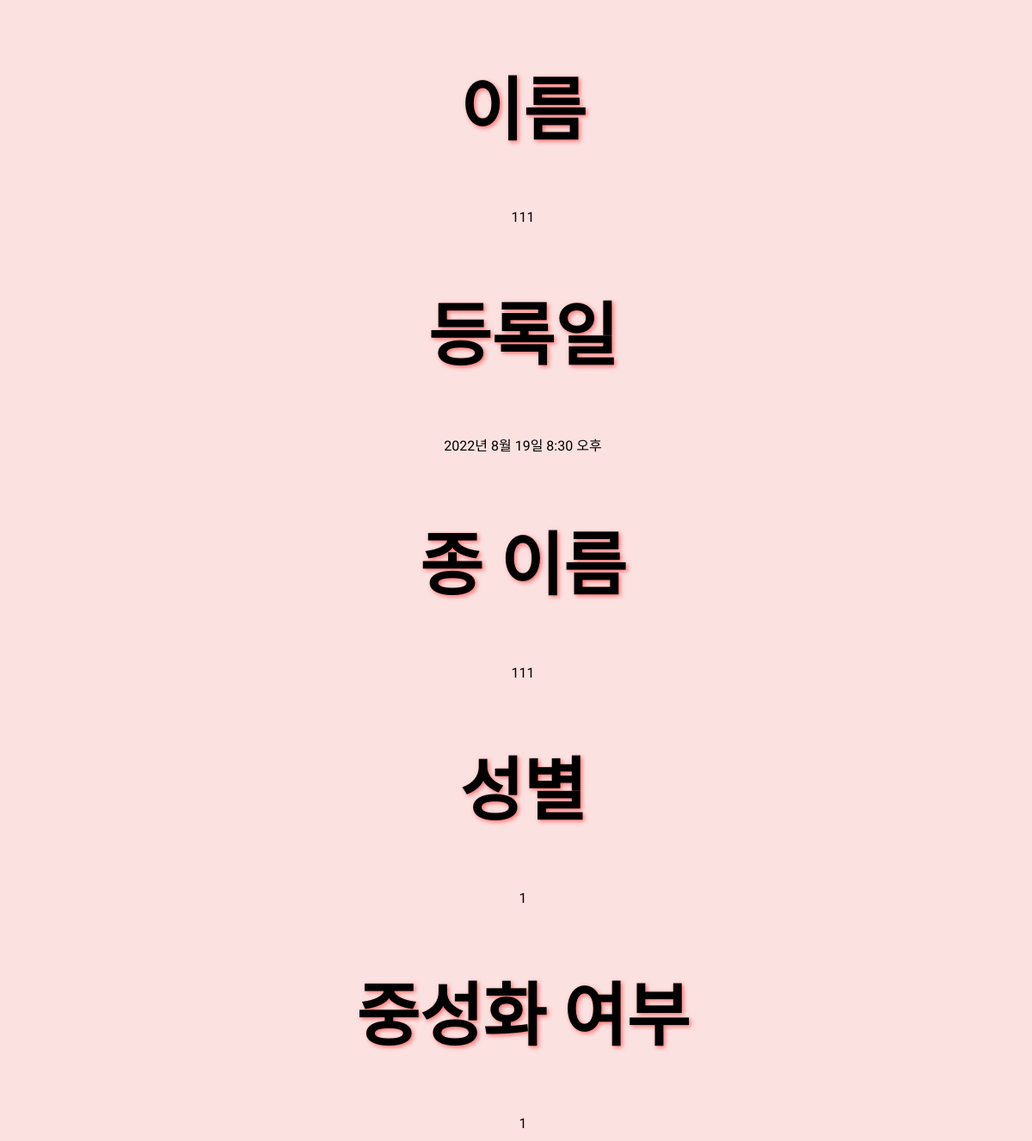
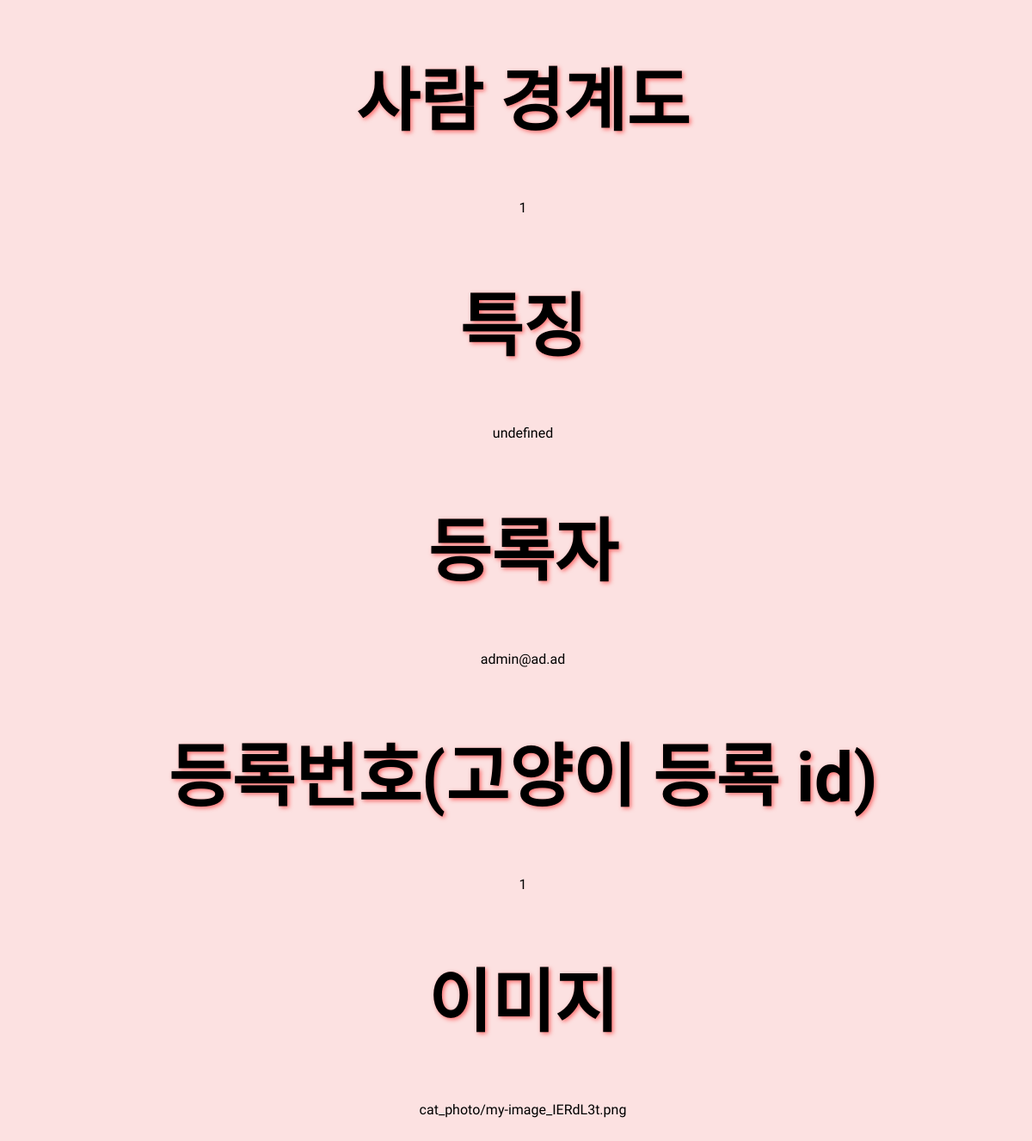
Before: /detail/1/ with the older database file (2 pictures, top to bottom).
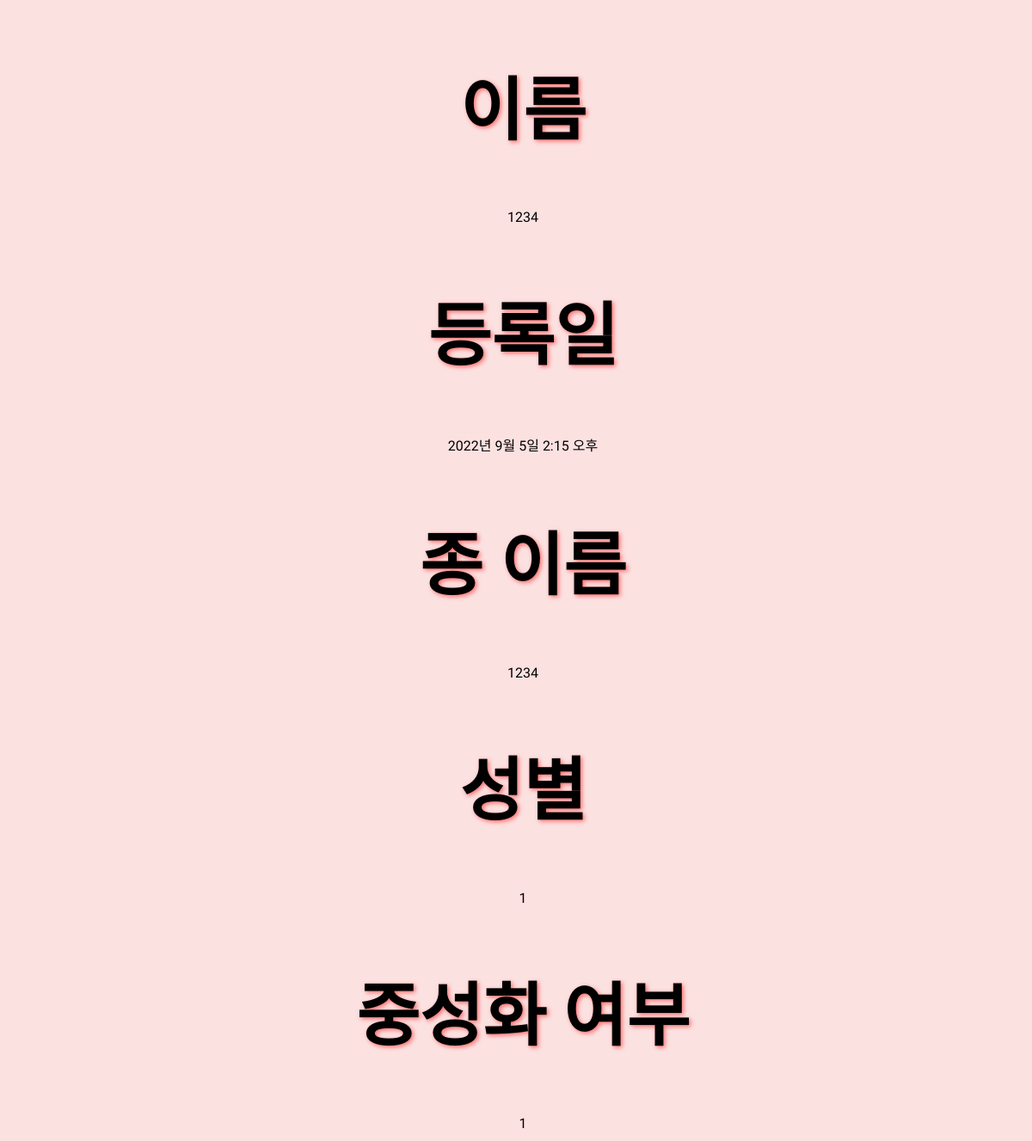
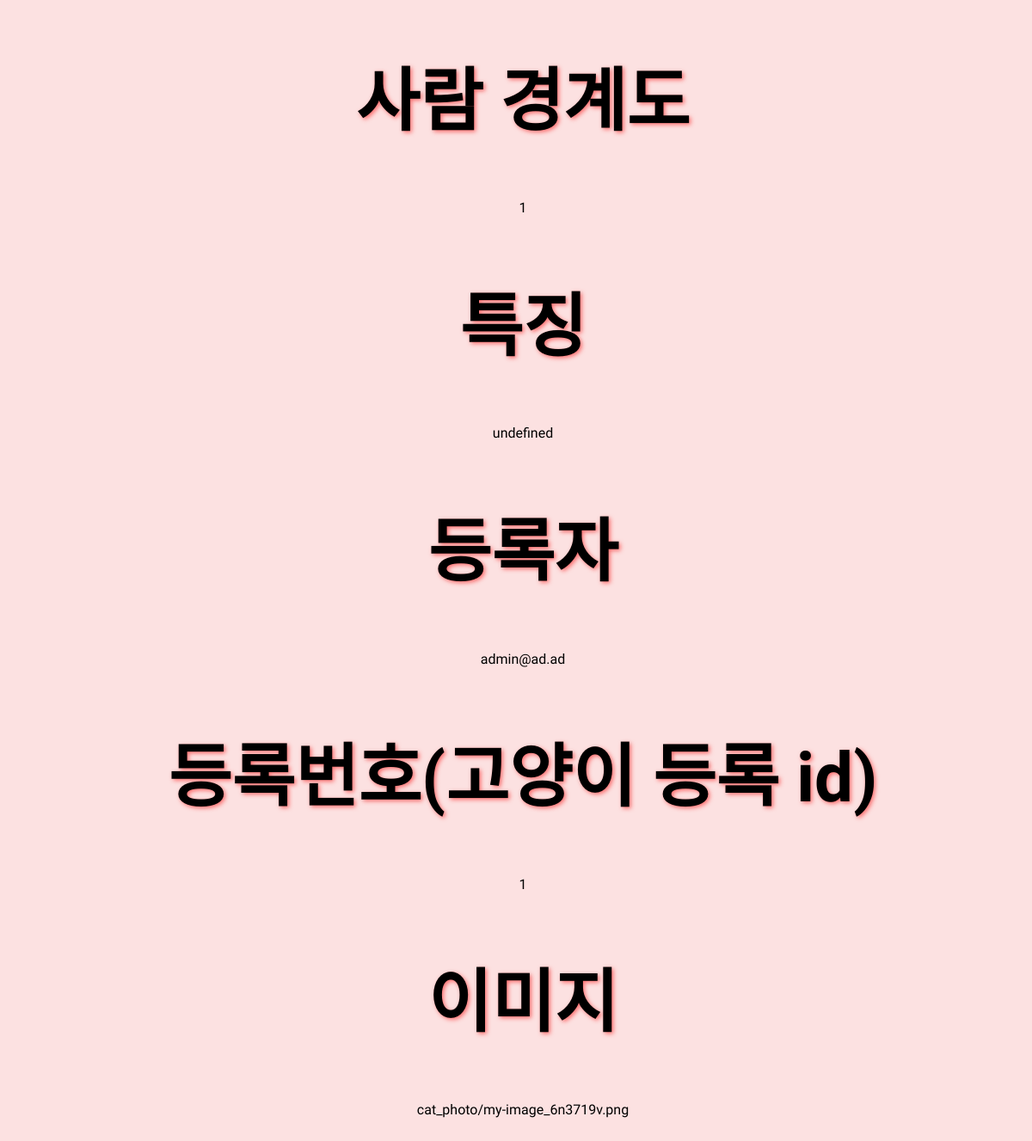
After: the same page with the newer database file (2 pictures, top to bottom).
### apps/cat_inf/models.py (models this page shows, shortened)
class Cat(models.Model):
    name = models.CharField(max_length = 100) #이름
    date = models.DateTimeField(auto_now_add=True) #등록일
    species = models.CharField(max_length = 100) #종 이름
    sex = models.CharField(max_length = 100) #성별
    neutral = models.CharField(max_length = 100) #중성화 여부
    alert = models.CharField(max_length = 100) #사람 경계도
    character = models.CharField(max_length = 100) #특징
    latitude = models.DecimalField(max_digits = 17, decimal_places = 13)
    longitude = models.DecimalField(max_digits = 17, decimal_places = 13)
    photo = models.ImageField(blank=True, null=True, upload_to='cat_photo')
    author = models.ForeignKey(User, on_delete=models.CASCADE ,null=True)
    id = models.AutoField(primary_key=True)

### apps/account/models.py (models this page shows, shortened)
class User(AbstractBaseUser):
    email = models.EmailField(max_length=255, unique=True)
    name = models.CharField(max_length=10, null=True)
    is_admin = models.BooleanField(default=False)
    is_active = models.BooleanField(default=True)
    created_on = models.DateTimeField(auto_now_add=True)
    updated_on = models.DateTimeField(auto_now=True)
    bookmarkList = models.ForeignKey('Bookmark', on_delete=models.CASCADE ,null=True)
    class Meta:
        db_table = 'user'
    objects = CustomUserManager()
    USERNAME_FIELD = 'email'
    REQUIRED_FIELDS = ['name']
    def __str__(self):
        return self.email

### apps/account/views.py (the view)
# urls.py: path('detail/<str:cat_id>/', views.detail, name = 'detail'),
def detail(request, cat_id):
    cat_detail = get_object_or_404(Cat, pk=cat_id)
    return render(request, 'account/detail.html',{'cat_detail':cat_detail})

### templates/account/detail.html (shortened to what this page needs)
{% load static %}
<!DOCTYPE html>
<html lang="en">
<head>
    <link rel="stylesheet" href="{% static '/css/main.css' %}">
</head>
<body>
    <h1>이름</h1>
    {{cat_detail.name}}
    <h1>등록일</h1>
    {{cat_detail.date}}
    <h1>종 이름</h1>
    {{cat_detail.species}}
    <h1>성별</h1>
    {{cat_detail.sex}}
    <h1>중성화 여부</h1>
    {{cat_detail.neutral}}
    <h1>사람 경계도</h1>
    {{cat_detail.alert}}
    <h1>특징</h1>
    {{cat_detail.character}}
    <h1>등록자</h1>
    {{cat_detail.author}}
    <h1>등록번호(고양이 등록 id)</h1>
    {{cat_detail.id}}
    <h1>이미지</h1>
    {{cat_detail.photo}}
    <div id="map" style="width:500px;height:400px;"></div>
</body>
</html>

Changed rows visible on the page:
changed Cat "undefined": name "111" → "1234"; date "2022년 8월 19일 8:30 오후" → "2022년 9월 5일 2:15 오후"; species "111" → "1234"; photo "cat_photo/my-image_IERdL3t.png" → "cat_photo/my-image_6n3719v.png"
